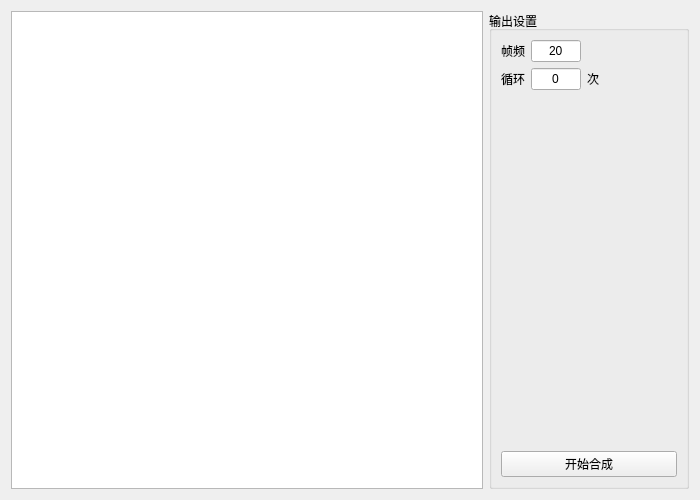
<?xml version="1.0" encoding="UTF-8"?>
<ui version="4.0">
 <class>Form</class>
 <widget class="QWidget" name="Form">
  <property name="geometry">
   <rect>
    <x>0</x>
    <y>0</y>
    <width>700</width>
    <height>500</height>
   </rect>
  </property>
  <property name="minimumSize">
   <size>
    <width>700</width>
    <height>500</height>
   </size>
  </property>
  <property name="windowTitle">
   <string>Form</string>
  </property>
  <property name="styleSheet">
   <string notr="true"/>
  </property>
  <layout class="QHBoxLayout" name="horizontalLayout">
   <item>
    <widget class="QListView" name="listView">
     <property name="iconSize">
      <size>
       <width>30</width>
       <height>30</height>
      </size>
     </property>
     <property name="resizeMode">
      <enum>QListView::Adjust</enum>
     </property>
    </widget>
   </item>
   <item>
    <widget class="QGroupBox" name="groupBox">
     <property name="minimumSize">
      <size>
       <width>200</width>
       <height>0</height>
      </size>
     </property>
     <property name="maximumSize">
      <size>
       <width>200</width>
       <height>16777215</height>
      </size>
     </property>
     <property name="title">
      <string>输出设置</string>
     </property>
     <layout class="QVBoxLayout" name="verticalLayout">
      <item>
       <layout class="QHBoxLayout" name="horizontalLayout_4">
        <item>
         <widget class="QLabel" name="label">
          <property name="maximumSize">
           <size>
            <width>16777215</width>
            <height>16777215</height>
           </size>
          </property>
          <property name="text">
           <string>帧频</string>
          </property>
         </widget>
        </item>
        <item alignment="Qt::AlignLeft">
         <widget class="QLineEdit" name="lineEdit">
          <property name="maximumSize">
           <size>
            <width>50</width>
            <height>16777215</height>
           </size>
          </property>
          <property name="inputMask">
           <string/>
          </property>
          <property name="text">
           <string>20</string>
          </property>
          <property name="alignment">
           <set>Qt::AlignCenter</set>
          </property>
         </widget>
        </item>
        <item>
         <spacer name="horizontalSpacer_2">
          <property name="orientation">
           <enum>Qt::Horizontal</enum>
          </property>
          <property name="sizeHint" stdset="0">
           <size>
            <width>40</width>
            <height>20</height>
           </size>
          </property>
         </spacer>
        </item>
       </layout>
      </item>
      <item>
       <layout class="QHBoxLayout" name="horizontalLayout_5">
        <item>
         <widget class="QLabel" name="label_2">
          <property name="maximumSize">
           <size>
            <width>16777215</width>
            <height>16777215</height>
           </size>
          </property>
          <property name="text">
           <string>循环</string>
          </property>
         </widget>
        </item>
        <item alignment="Qt::AlignLeft">
         <widget class="QLineEdit" name="lineEdit_2">
          <property name="maximumSize">
           <size>
            <width>50</width>
            <height>16777215</height>
           </size>
          </property>
          <property name="text">
           <string>0</string>
          </property>
          <property name="alignment">
           <set>Qt::AlignCenter</set>
          </property>
         </widget>
        </item>
        <item>
         <widget class="QLabel" name="label_3">
          <property name="text">
           <string>次</string>
          </property>
         </widget>
        </item>
        <item>
         <spacer name="horizontalSpacer">
          <property name="orientation">
           <enum>Qt::Horizontal</enum>
          </property>
          <property name="sizeHint" stdset="0">
           <size>
            <width>40</width>
            <height>20</height>
           </size>
          </property>
         </spacer>
        </item>
       </layout>
      </item>
      <item>
       <spacer name="verticalSpacer">
        <property name="orientation">
         <enum>Qt::Vertical</enum>
        </property>
        <property name="sizeHint" stdset="0">
         <size>
          <width>20</width>
          <height>40</height>
         </size>
        </property>
       </spacer>
      </item>
      <item>
       <widget class="QPushButton" name="pushButton">
        <property name="text">
         <string>开始合成</string>
        </property>
       </widget>
      </item>
     </layout>
    </widget>
   </item>
  </layout>
 </widget>
 <resources/>
 <connections/>
</ui>
